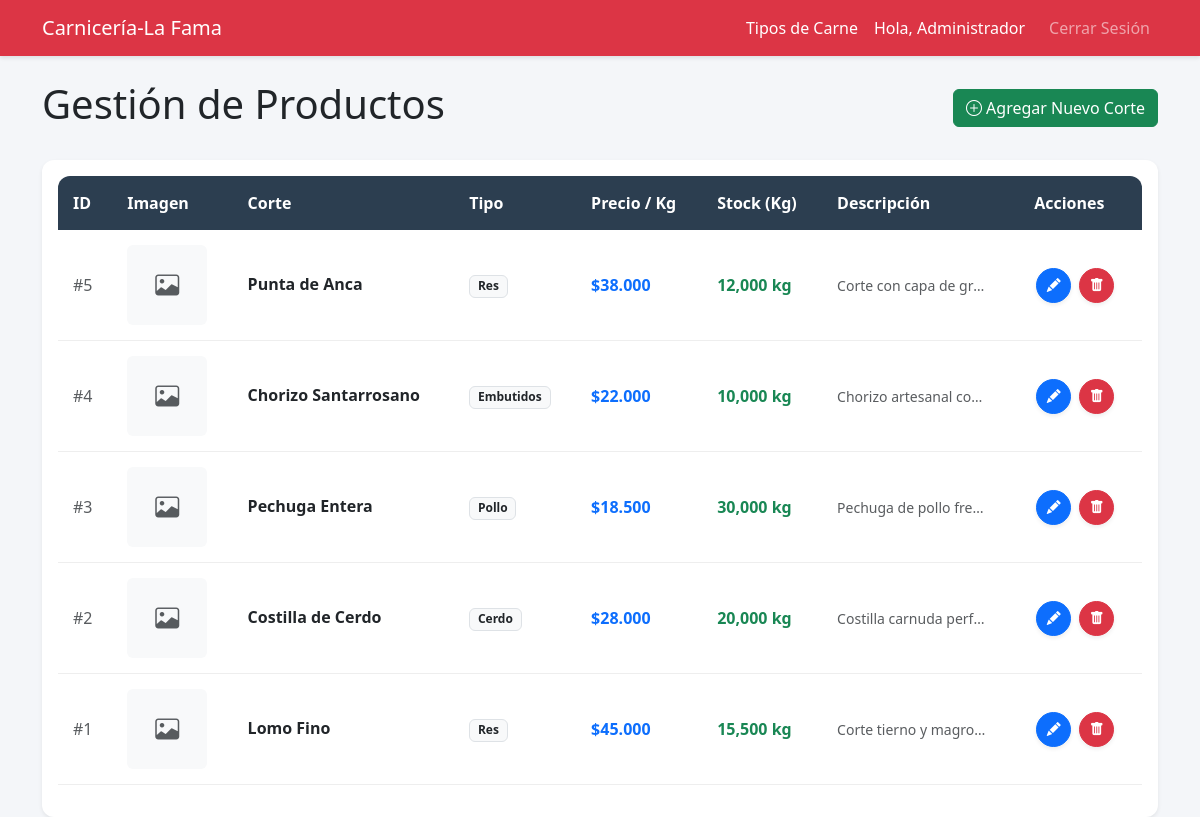
Page /dashboard.php (signed in) on the earlier database version.
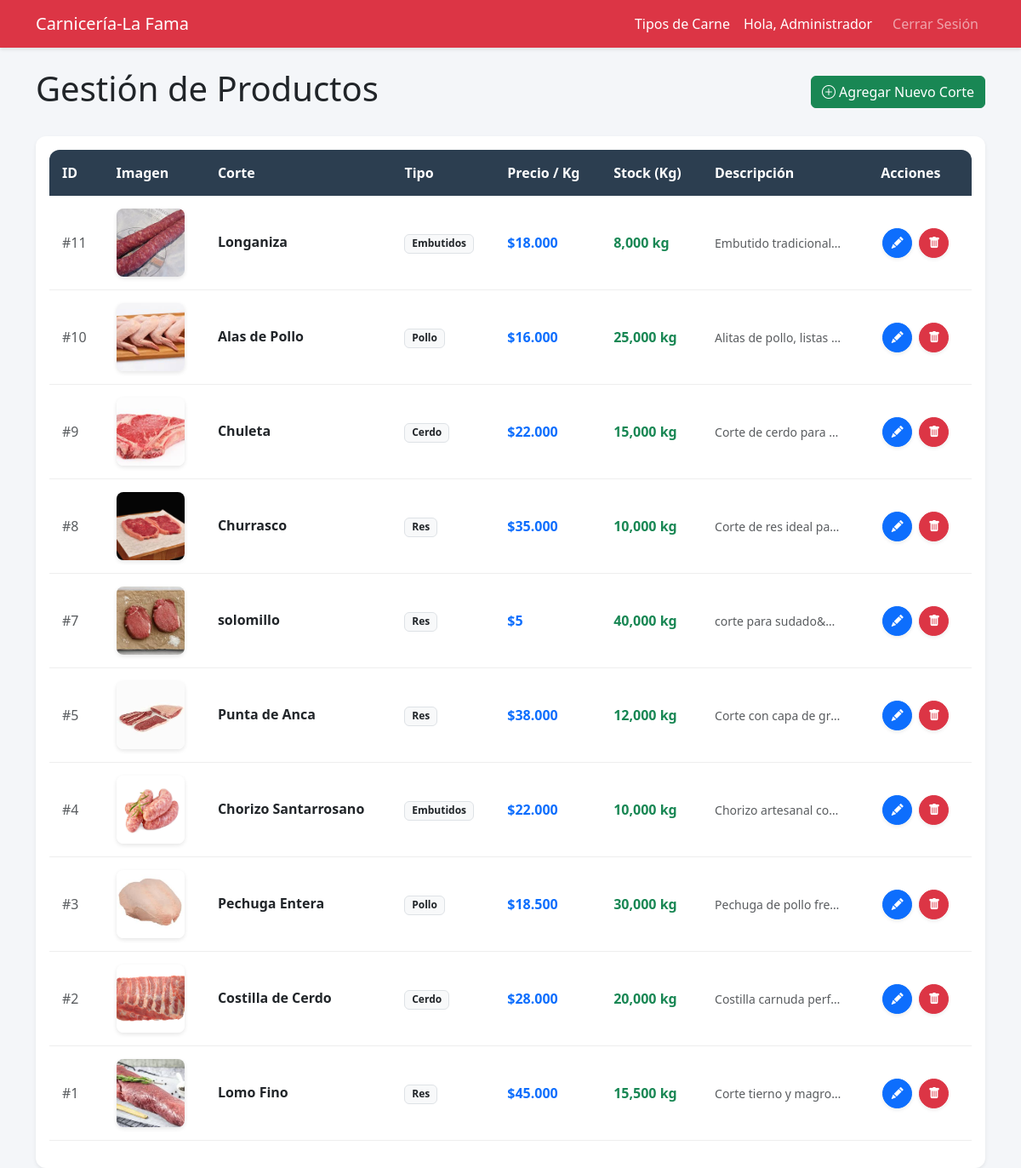
Same page on the later database version.
### tables this page shows
CREATE TABLE `productos` (
  `id` int(11) NOT NULL,
  `nombre_corte` varchar(100) NOT NULL,
  `precio_kilo` decimal(10,2) NOT NULL,
  `stock_kg` decimal(10,3) NOT NULL,
  `descripcion` text DEFAULT NULL,
  `imagen` varchar(255) DEFAULT NULL,
  `id_tipo` int(11) NOT NULL
);

CREATE TABLE `tipos_productos` (
  `id` int(11) NOT NULL,
  `nombre` varchar(50) NOT NULL
);

### dashboard.php (the view, shortened to what this page needs)
<?php
require_once __DIR__ . '/includes/db.php';
try {
    $sql = "
        SELECT p.id, p.nombre_corte, p.precio_kilo, p.stock_kg, p.descripcion, p.imagen, t.nombre as tipo
        FROM productos p
        INNER JOIN tipos_productos t ON p.id_tipo = t.id
    ";
    $sql .= " ORDER BY p.id DESC";
    $stmt = $pdo->prepare($sql);
    $stmt->execute();
    $productos = $stmt->fetchAll();
} catch (PDOException $e) {
    $error = "Error al cargar datos: " . $e->getMessage();
}
?>
<!DOCTYPE html>
<html lang="es">
<head>
    <link href="https://cdn.jsdelivr.net/npm/bootstrap@5.3.0/dist/css/bootstrap.min.css" rel="stylesheet">
    <link rel="stylesheet" href="https://cdn.jsdelivr.net/npm/bootstrap-icons@1.10.0/font/bootstrap-icons.css">
</head>
<body>
    <nav class="navbar navbar-expand-lg navbar-dark bg-danger">
        <div class="container">
            <a class="navbar-brand" href="#">Carnicería-La Fama</a>
            <div class="collapse navbar-collapse" id="navbarNav">
                <ul class="navbar-nav ms-auto">
                    <li class="nav-item">
                        <a class="nav-link text-white" href="tipos.php">Tipos de Carne</a>
                    </li>
                    <li class="nav-item">
                        <span class="nav-link text-white">Hola, <?php echo htmlspecialchars($_SESSION['user_name']); ?></span>
                    </li>
                    <li class="nav-item">
                        <a class="nav-link btn btn-outline-light btn-sm ms-2" href="logout.php">Cerrar Sesión</a>
                    </li>
                </ul>
            </div>
        </div>
    </nav>
    <div class="container mt-4">
        <div class="d-flex justify-content-between align-items-center mb-4">
            <div>
                <h1>Gestión de Productos</h1>
            </div>
            <button type="button" class="btn btn-success" data-bs-toggle="modal" data-bs-target="#addProductModal">
                <i class="bi bi-plus-circle"></i> Agregar Nuevo Corte
            </button>
        </div>
        <div class="card shadow-sm">
            <div class="card-body">
                <div class="table-responsive">
                    <table class="table table-hover align-middle">
                        <thead class="table-light">
                            <tr>
                                <th>ID</th>
                                <th>Imagen</th>
                                <th>Corte</th>
                                <th>Tipo</th>
                                <th>Precio / Kg</th>
                                <th>Stock (Kg)</th>
                                <th>Descripción</th>
                                <th>Acciones</th>
                            </tr>
                        </thead>
                        <tbody>
                            <?php if (!empty($productos)): ?>
                                <?php foreach ($productos as $prod): ?>
                                    <tr>
                                        <td><span class="text-muted">#<?php echo $prod['id']; ?></span></td>
                                        <td>
                                            <?php if ($prod['imagen']): ?>
                                                <img src="uploads/<?php echo htmlspecialchars($prod['imagen']); ?>"
                                                     alt="Img"
                                                     class="product-img-thumbnail"
                                                     onclick="showImagePreview('uploads/<?php echo htmlspecialchars($prod['imagen']); ?>', '<?php echo htmlspecialchars($prod['nombre_corte']); ?>')">
                                            <?php else: ?>
                                                <div class="bg-light d-flex align-items-center justify-content-center rounded" style="width: 80px; height: 80px;">
                                                    <i class="bi bi-image text-muted h4 m-0"></i>
                                                </div>
                                            <?php endif; ?>
                                        </td>
                                        <td>
                                            <h6 class="mb-0 fw-bold text-dark"><?php echo htmlspecialchars($prod['nombre_corte']); ?></h6>
                                        </td>
                                        <td><span class="badge bg-light text-dark border"><?php echo htmlspecialchars($prod['tipo']); ?></span></td>
                                        <td><span class="fw-bold text-primary">$<?php echo number_format($prod['precio_kilo'], 0, ',', '.'); ?></span></td>
                                        <td>
                                            <?php
                                                $stockClass = $prod['stock_kg'] < 5 ? 'text-danger fw-bold' : 'text-success fw-bold';
                                                echo "<span class='$stockClass'>" . number_format($prod['stock_kg'], 3, ',', '.') . " kg</span>";
                                            ?>
                                        </td>
                                        <td><small class="text-muted d-block text-truncate" style="max-width: 150px;"><?php echo htmlspecialchars($prod['descripcion']); ?></small></td>
                                        <td>
                                            <a href="edit_product.php?id=<?php echo $prod['id']; ?>" class="btn btn-primary btn-action shadow-sm" title="Editar">
                                                <i class="bi bi-pencil-fill small"></i>
                                            </a>
                                            <a href="delete_product.php?id=<?php echo $prod['id']; ?>" class="btn btn-danger btn-action shadow-sm" title="Eliminar" onclick="return confirm('¿Estás seguro de eliminar este producto?');">
                                                <i class="bi bi-trash-fill small"></i>
                                            </a>
                                        </td>
                                    </tr>
                                <?php endforeach; ?>
                            <?php else: ?>
                                <tr>
                                    <td colspan="8" class="text-center text-muted">No hay productos registrados.</td>
                                </tr>
                            <?php endif; ?>
                        </tbody>
                    </table>
                </div>
            </div>
        </div>
    </div>
</body>
</html>

### dashboard.php (style rules this page uses)
body { background-color: #f4f6f9; font-family: 'Segoe UI', Tahoma, Geneva, Verdana, sans-serif; }
.navbar { box-shadow: 0 2px 4px rgba(0,0,0,0.1); }
.card { border: none; border-radius: 12px; box-shadow: 0 0 20px rgba(0,0,0,0.05); }
.table-responsive { border-radius: 12px; overflow: hidden; }
.table thead th { background-color: #2c3e50; color: white; border: none; padding: 15px; font-weight: 600; }
.table tbody td { vertical-align: middle; padding: 15px; border-bottom: 1px solid #eee; }
.product-img-thumbnail { width: 80px; height: 80px; object-fit: cover; border-radius: 8px; box-shadow: 0 2px 5px rgba(0,0,0,0.1); transition: transform 0.2s; cursor: pointer; }
.btn-action { border-radius: 50%; width: 35px; height: 35px; padding: 0; display: inline-flex; align-items: center; justify-content: center; margin: 0 2px; }

Differences in the rows shown:
added productos: id "11", imagen (picture), nombre_corte "Longaniza", id_tipo.nombre "Embutidos", precio_kilo "18.000", stock_kg "8,000", descripcion "Embutido tradicional…"
added productos: id "10", imagen (picture), nombre_corte "Alas de Pollo", id_tipo.nombre "Pollo", precio_kilo "16.000", stock_kg "25,000", descripcion "Alitas de pollo, listas…"
added productos: id "9", imagen (picture), nombre_corte "Chuleta", id_tipo.nombre "Cerdo", precio_kilo "22.000", stock_kg "15,000", descripcion "Corte de cerdo para…"
added productos: id "8", imagen (picture), nombre_corte "Churrasco", id_tipo.nombre "Res", precio_kilo "35.000", stock_kg "10,000", descripcion "Corte de res ideal pa…"
added productos: id "7", imagen+nombre_corte (picture), nombre_corte "solomillo", id_tipo.nombre "Res", precio_kilo "5", stock_kg "40,000", descripcion "corte para sudado&…"
changed productos "Punta de Anca": imagen: picture added
changed productos "Chorizo Santarrosano": imagen: picture added
changed productos "Pechuga Entera": imagen: picture added
changed productos "Costilla de Cerdo": imagen: picture added
changed productos "Lomo Fino": imagen: picture added
